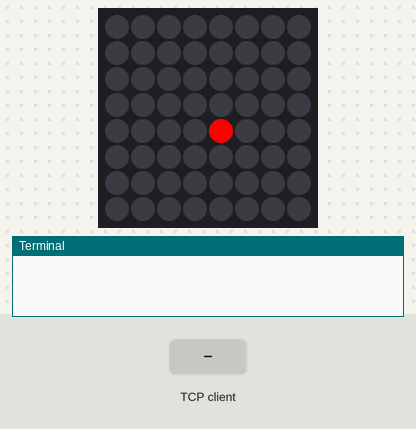
The program below on a simulated Raspberry Pi (BCM pin numbers) with a Sense HAT. Shown: the Sense HAT's 8×8 RGB LED matrix, the last lines printed to the terminal. The inputs (shaded band) are chosen by the test bench. One TCP client connects 1 s after the port opens and stays connected.

Above: at 1.2 s.
1.3 s: the TCP client sends "1"
At 2.5 s:
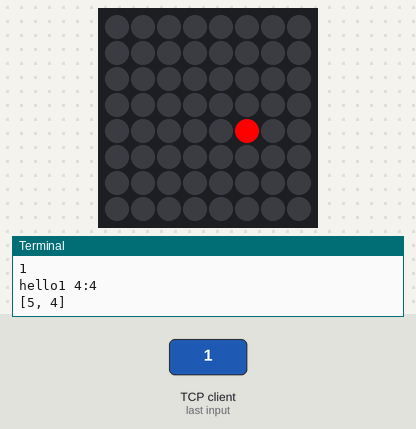
2.8 s: the TCP client sends "1"
At 3.8 s:
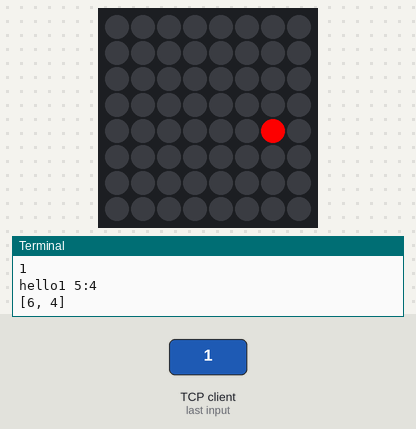
4.3 s: the TCP client sends "1"
At 4.9 s:
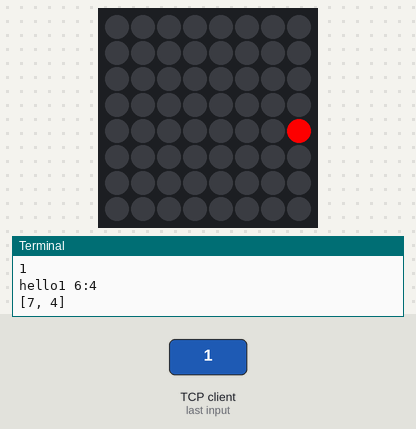
Timing chart, 0 to 7.3 s (numbered marks = the images above; inputs shaded):
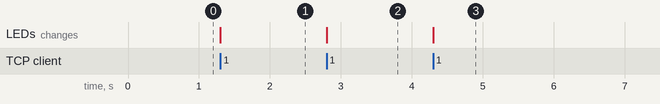

Measured:
- after the input at 1.3 s, the LEDs: change at once (image 1)
- after the input at 2.8 s, the LEDs: change at once (image 2)
- after the input at 4.3 s, the LEDs: change at once (image 3)

The program:

tserveur.py
```python
import socket
from sense_hat import SenseHat
sense= SenseHat()
sense.clear()

def setupled():
    pos = [4,4]
    sense.set_pixel(pos[0],pos[1], 255,0,0)
    return pos

def moveled( action , pos ):
    print( "hello"+ str(action) +" " +str(pos[0])+":"+str(pos[1]))
    if int(action) == 1: # droite
        pos[0]+=1
        return pos
    elif int(action) == 2:#bas
        pos[1] -= 1
        return pos
    elif int(action) == 3: #gauche
        pos[0]-=1
        return pos
    elif int(action) == 4: #haut
        pos[1]+=1
        return pos
    else:
        return pos
def do(pos):
    sense.clear()
    sense.set_pixel(pos[0],pos[1],255,0,0)


#Creationb du socket
socket = socket.socket(socket.AF_INET, socket.SOCK_STREAM)
socket.bind(('', 15556))
pos = setupled()
socket.listen(5)
client, address = socket.accept()
while True:
        socket.listen(5)
        #print ("{} connected".format( address ))

        response = client.recv(255)
        if response != "":
            print("bite")
            print(response.decode())
            pos = moveled( response.decode(), pos)
            do(pos)

        print(pos)

print ("Close")
client.close()
stock.close()
```
